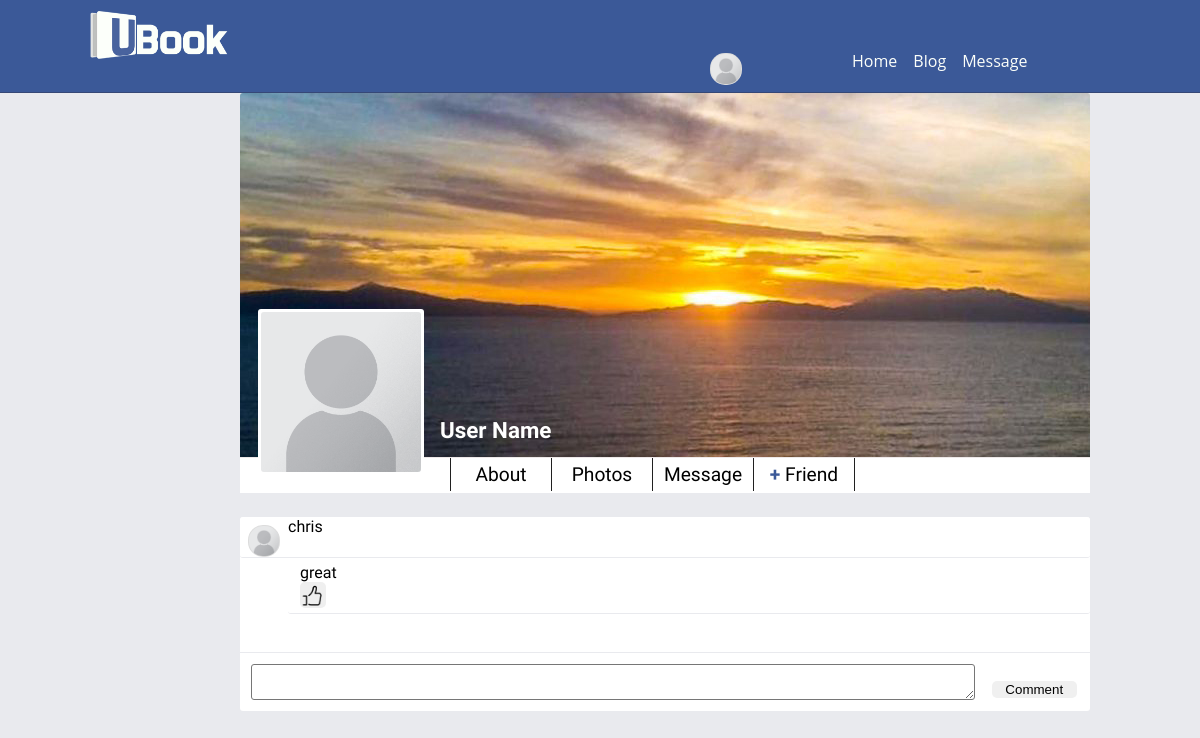
The page /user_profile/ on the database as committed earlier.
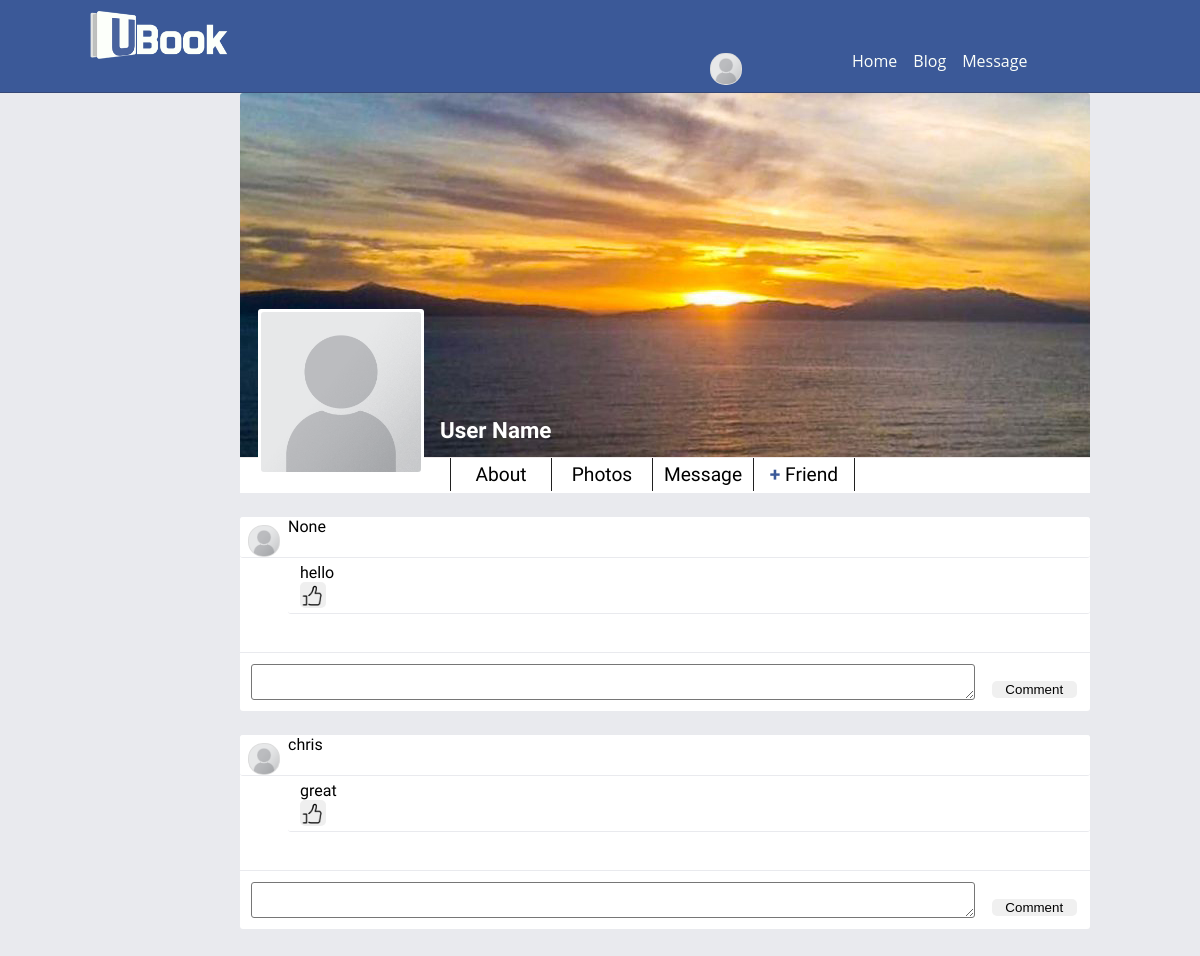
The same page on the database as committed later.
### blog/models.py (models this page shows, shortened)
class Post(models.Model):
    id = models.AutoField(primary_key=True)
    title = models.CharField(max_length=100, null=True, blank=True)
    content = models.TextField()
    media = models.CharField(max_length =100, null=True, blank=True)
    date_posted = models.DateTimeField(auto_now_add=True)
    author = models.ForeignKey(settings.AUTH_USER_MODEL, on_delete=models.CASCADE, null=True, blank=True)
    likes = models.IntegerField(default=0)
    parent_id = models.IntegerField(null=True, blank=True)

### user_profile/models.py (models this page shows)
class User(AbstractUser):
    prof_pic = models.ImageField(null=True, default=default_prof_pic())
    def __str__(self):
        return self.username

### user_profile/views.py (the view)
# urls.py: path('', views.home, name = 'blog-home'),
def home(request):
    posts = Post.objects.filter(parent_id=None).order_by('date_posted').reverse()
    context = {
        'posts': []
    }
    for i in posts:
        comments = Post.objects.filter(parent_id=i.id).order_by('date_posted')
        if comments:
            context['posts'].append([i, comments])
        else:
            context['posts'].append([i, []])
    return render(request, 'user_profile/profile.html', context)

### user_profile/templates/user_profile/profile.html (shortened to what this page needs)
{% extends "user_profile/user_base.html" %}
{% block content %}
<main>
    <div class="main_container" id="cover">
        <div id="profile_img_div">
            <img id="profile_img" src="{% static 'user_profile/profile-placeholder.png' %}" alt="profile image"/>
        </div>
        <div id="profile_username">
            <p>User Name</p>
        </div>
        <div id="info_footer">
            <a href="#"><div class="profile_btn" id="about_btn" alt="About">
                <p>About</p>
            </div></a>
            <a href="#"><div class="profile_btn" id="photos" alt="Photos">
                <p>Photos</p>
            </div></a>
            <a href="/message"><div class="profile_btn" id="send_private_msg" alt="Send Private Message">
                <p>Message</p>
            </div></a>
            <a href="#"><div class="profile_btn" id="friend_request" alt="Send Friend Request">
                <p><span class="blue bold">+</span> Friend</p>
            </div></a>
        </div>
    </div>
    <div id="feed_wall">
        {% for post in posts %}
        <div class="container" >
            <div class="post_block" id={{post.0.id}}>
                <div class="post_header">
                    <img class="user_mini_pic" src="{% static 'user_profile/profile-placeholder.png' %}"/>
                    <p>{{post.0.author}}</p>
                </div>
                <div class="post">
                    <p>
                        {{post.0.content}}
                    </p>
                    {% if post.0.likes == 1 %}
                    <button class="likebtn" onclick="sendLike(this);" style="background-color: blue">
                        <img class="likebtn" src="{% static 'user_profile/like.png' %}">
                    </button>
                    {% else %}
                    <button class="likebtn" onclick="sendLike(this);">
                        <img class="likebtn" src="{% static 'user_profile/like.png' %}">
                    </button>
                    {% endif %}
                </div>
                <br><br>
                <div class="add_comment_post_div">
                    <textarea class="followup" id="followup1"></textarea>
                    <button class="followup_comment_btn" onclick="sendComment(this);">Comment</button>
                </div>
            </div>
        </div>
        {% endfor %}
    </div>
</main>
{% endblock content %}

### user_profile/templates/user_profile/user_base.html (shortened to what this page needs)
{% load static %}
<!DOCTYPE html>
<html lang="en">
<head>
    <link rel="stylesheet" type="text/css" href = "{% static 'user_profile/user_css.css' %}">
</head>
<body onload="get_wall_posts()">
<header>
    <div id="header_bar">
        <div id="main_logo">
            <a href="/home">
                <img id="ubook_logo" src="{% static 'user_profile/new_symbollogo.png' %}" alt="ubook logo"/>
            </a>
        </div>
        <div id="logged_in">
            <div id="user_mini_top_div">
            <a href="/user_profile" ><img class="user_mini_pic" src="{% static 'user_profile/profile-placeholder.png' %}"/>
                <p class="user_pic_tag">User Name</p></a>
            </div>
            <div class="menu">
                        <ul>
                            <li>
                                <a href="/home"><p>Home</p></a>
                            </li>
                            <li>
                                <a href="/blog"><p>Blog</p></a>
                            </li>
                            <li>
                                <a href="/message"><p>Message</p></a>
                            </li>
                        </ul>
            </div>
        </div>
    </div>
</header>
{% block content %} {% endblock content %}
</body>
</html>

### user_profile/static/user_profile/user_css.css (style rules this page uses)
body { background-color: #e9eaee; margin: 0; padding: 0; font-family: 'Source Sans Pro', sans-serif, Arial, Helvetica; width: 100%; overflow-x: hidden; }
header { z-index: 1; width: 100%; height: 11.5vh; background-color: #3B5998; border-bottom: solid 1px #364876; }
button { cursor: pointer; outline: none; }
ul { list-style: none; }
p { margin: 0; }
a { text-decoration: none; outline: none; color: inherit; }
#header_bar { margin: 0 auto; width: 85vw; }
#main_logo { width: 50%; float: left; margin-top: 1.1%; }
#logged_in { width: 50%; float: left; margin-top: 2.8%; font-family: "Open Sans", Arial, Helvetica, Sans-Serif; }
#logged_in p { margin-top: 5px; float: left; color: #fcfffa; }
#ubook_logo { width: 27%; transition-duration: .6s; }
.user_mini_pic { margin: 1vh; background-color: #DCDCDC; padding: 1px; width: 30px; border-radius: 15px; float: left; transition-duration: .6s; }
#user_mini_top_div { min-width: 20%; max-width: 30%; padding: 0 0 0 20%; float: left; margin: 16px 0 0 0; }
.menu { float: left; }
.menu ul li { margin: 0 1vh 0 1vh; float: left; }
.main_container { background-color: #ffffff; left: 20vw; max-height: 400px; width: 850px; position: relative; border-radius: 3px; margin-bottom: 2%; }
.container { background-color: #ffffff; left: 20vw; width: 850px; position: relative; border-radius: 3px; margin-bottom: 2%; overflow: hidden; }
#info_footer { background-color: inherit; height: 35px; position: absolute; bottom: 0; width: 100%; border-top: solid #ede8e8 1px; overflow: hidden; }
#profile_img_div { position: absolute; height: 160px; width: 160px; bottom: 18px; left: 18px; border-radius: 3px; background-color: inherit; padding: 3px; overflow: hidden; z-index: 1; }
#profile_img { width: 100%; height: 100%; border-radius: 3px; }
#profile_username { color: #FFFFFF; position: absolute; bottom: 50px; left: 200px; font-weight: 600; font-size: 1.4em; }
.profile_btn { text-align: center; font-size: 1.2em; background-color: inherit; border-left: 1px #202020 solid; position: relative; width: 100px; bottom: 0; float: left; height: 95%; margin-top: auto; margin-bottom: auto; float: left; }
.profile_btn p { margin-top: 5px; }
#about_btn { margin-left: 210px; }
#friend_request { border-right: 1px #202020 solid; }
.blue { color: #3B5998; }
.bold { font-weight: 800; }
.post_block { text-align: left; display: block; }
.post_header { min-height: 40px; position: relative; background-color: #ffffff; border-radius: 3px; border-bottom: solid #E9EAEE 1px; }
.post_header p { float: left; }
.post { padding: 5px 12px 5px 12px; min-height: 1.1rem; position: relative; background-color: #ffffff; border-radius: 3px; overflow: hidden; border-bottom: solid #E9EAEE 1px; }
.add_comment_post_div { border-top: #E9EAEE 1px solid; padding: .3%; overflow: hidden; }
.followup { position: relative; padding: 2px; width: 85%; max-width: 85%; min-height: 1.5rem; margin: 1%; float: left; border-radius: 3px; overflow-wrap: break-word; word-wrap: break-word; hyphens: auto; }
.followup_comment_btn { width: 10%; margin: 1%; position: relative; float: left; top: 17px; border: 0; border-radius: 5px; background-color: #f0f0f0; }
.likebtn { float:left; width: 26px; margin: 0; padding: 0; border-radius: 5px; border: none; }

Rows that differ between the two databases and show on the page:
added Post: author "None", content "hello", likes 0 (drawn)
